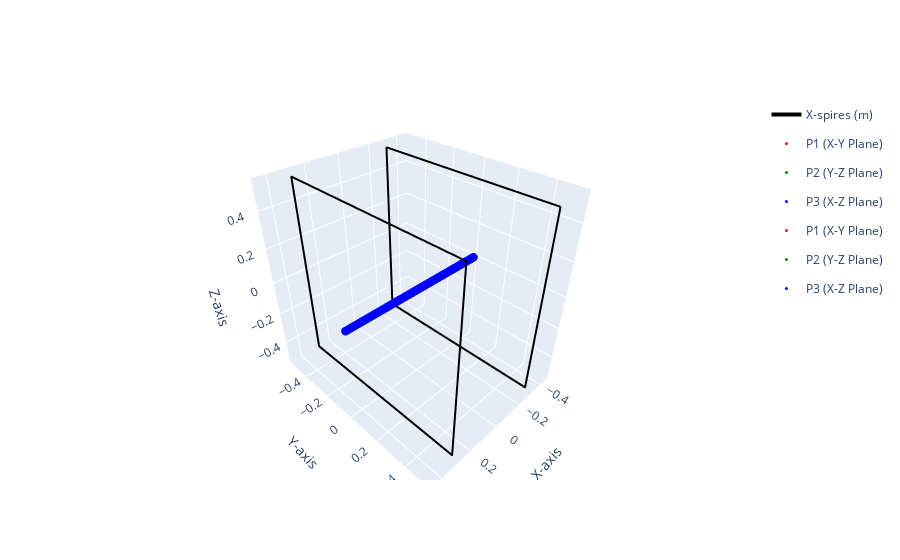

The code cell stored with this chart in its notebook:
### Code cell
# Generar grid
X, Y, Z = sim.generate_range([-1.5*(np.sum(X_coil.h)/2), 1.5*(np.sum(X_coil.h)/2)], step_size_x = grid_length_size)

hplot.plot_grid(X, Y, Z, f1)

### Figure 1 — Plotly figure (JSON) as saved in the notebook; plotly's stock layout.template omitted (floating-point values rounded to 4 significant figures; data arrays with more than 128 entries replaced by an {"elided": "..."} marker saying what was removed)
{"data": [{"legendgroup": "X-spires (m)", "line": {"color": "black", "width": 4}, "mode": "lines", "name": "X-spires (m)", "showlegend": true, "type": "scatter3d", "x": {"elided": "400 float values"}, "y": {"elided": "400 float values"}, "z": {"elided": "400 float values"}}, {"legendgroup": "X-spires (m)", "line": {"color": "black", "width": 4}, "mode": "lines", "showlegend": false, "type": "scatter3d", "x": {"elided": "400 float values"}, "y": {"elided": "400 float values"}, "z": {"elided": "400 float values"}}, {"marker": {"color": "red", "size": 3}, "mode": "markers", "name": "P1 (X-Y Plane)", "type": "scatter3d", "x": [-0.295, -0.285, -0.275, -0.265, -0.255, -0.245, -0.235, -0.225, -0.215, -0.205, -0.195, -0.185, -0.175, -0.165, -0.155, -0.145, -0.135, -0.125, -0.115, -0.105, -0.095, -0.085, -0.075, -0.065, -0.055, -0.045, -0.035, -0.025, -0.015, -0.005, 0, 0.005, 0.015, 0.025, 0.035, 0.045, 0.055, 0.065, 0.075, 0.085, 0.095, 0.105, 0.115, 0.125, 0.135, 0.145, 0.155, 0.165, 0.175, 0.185, 0.195, 0.205, 0.215, 0.225, 0.235, 0.245, 0.255, 0.265, 0.275, 0.285, 0.295, 0.295], "y": [0, 0, 0, 0, 0, 0, 0, 0, 0, 0, 0, 0, 0, 0, 0, 0, 0, 0, 0, 0, 0, 0, 0, 0, 0, 0, 0, 0, 0, 0, 0, 0, 0, 0, 0, 0, 0, 0, 0, 0, 0, 0, 0, 0, 0, 0, 0, 0, 0, 0, 0, 0, 0, 0, 0, 0, 0, 0, 0, 0, 0, 0], "z": [0, 0, 0, 0, 0, 0, 0, 0, 0, 0, 0, 0, 0, 0, 0, 0, 0, 0, 0, 0, 0, 0, 0, 0, 0, 0, 0, 0, 0, 0, 0, 0, 0, 0, 0, 0, 0, 0, 0, 0, 0, 0, 0, 0, 0, 0, 0, 0, 0, 0, 0, 0, 0, 0, 0, 0, 0, 0, 0, 0, 0, 0]}, {"marker": {"color": "green", "size": 3}, "mode": "markers", "name": "P2 (Y-Z Plane)", "type": "scatter3d", "x": [0], "y": [0], "z": [0]}, {"marker": {"color": "blue", "size": 3}, "mode": "markers", "name": "P3 (X-Z Plane)", "type": "scatter3d", "x": [-0.295, -0.285, -0.275, -0.265, -0.255, -0.245, -0.235, -0.225, -0.215, -0.205, -0.195, -0.185, -0.175, -0.165, -0.155, -0.145, -0.135, -0.125, -0.115, -0.105, -0.095, -0.085, -0.075, -0.065, -0.055, -0.045, -0.035, -0.025, -0.015, -0.005, 0, 0.005, 0.015, 0.025, 0.035, 0.045, 0.055, 0.065, 0.075, 0.085, 0.095, 0.105, 0.115, 0.125, 0.135, 0.145, 0.155, 0.165, 0.175, 0.185, 0.195, 0.205, 0.215, 0.225, 0.235, 0.245, 0.255, 0.265, 0.275, 0.285, 0.295, 0.295], "y": [0, 0, 0, 0, 0, 0, 0, 0, 0, 0, 0, 0, 0, 0, 0, 0, 0, 0, 0, 0, 0, 0, 0, 0, 0, 0, 0, 0, 0, 0, 0, 0, 0, 0, 0, 0, 0, 0, 0, 0, 0, 0, 0, 0, 0, 0, 0, 0, 0, 0, 0, 0, 0, 0, 0, 0, 0, 0, 0, 0, 0, 0], "z": [0, 0, 0, 0, 0, 0, 0, 0, 0, 0, 0, 0, 0, 0, 0, 0, 0, 0, 0, 0, 0, 0, 0, 0, 0, 0, 0, 0, 0, 0, 0, 0, 0, 0, 0, 0, 0, 0, 0, 0, 0, 0, 0, 0, 0, 0, 0, 0, 0, 0, 0, 0, 0, 0, 0, 0, 0, 0, 0, 0, 0, 0]}, {"marker": {"color": "red", "size": 3}, "mode": "markers", "name": "P1 (X-Y Plane)", "type": "scatter3d", "x": [-0.4425, -0.4325, -0.4225, -0.4125, -0.4025, -0.3925, -0.3825, -0.3725, -0.3625, -0.3525, -0.3425, -0.3325, -0.3225, -0.3125, -0.3025, -0.2925, -0.2825, -0.2725, -0.2625, -0.2525, -0.2425, -0.2325, -0.2225, -0.2125, -0.2025, -0.1925, -0.1825, -0.1725, -0.1625, -0.1525, -0.1425, -0.1325, -0.1225, -0.1125, -0.1025, -0.0925, -0.0825, -0.0725, -0.0625, -0.0525, -0.0425, -0.0325, -0.0225, -0.0125, -0.0025, 0, 0.0075, 0.0175, 0.0275, 0.0375, 0.0475, 0.0575, 0.0675, 0.0775, 0.0875, 0.0975, 0.1075, 0.1175, 0.1275, 0.1375, 0.1475, 0.1575, 0.1675, 0.1775, 0.1875, 0.1975, 0.2075, 0.2175, 0.2275, 0.2375, 0.2475, 0.2575, 0.2675, 0.2775, 0.2875, 0.2975, 0.3075, 0.3175, 0.3275, 0.3375, 0.3475, 0.3575, 0.3675, 0.3775, 0.3875, 0.3975, 0.4075, 0.4175, 0.4275, 0.4375, 0.4425, 0.4475], "y": [0, 0, 0, 0, 0, 0, 0, 0, 0, 0, 0, 0, 0, 0, 0, 0, 0, 0, 0, 0, 0, 0, 0, 0, 0, 0, 0, 0, 0, 0, 0, 0, 0, 0, 0, 0, 0, 0, 0, 0, 0, 0, 0, 0, 0, 0, 0, 0, 0, 0, 0, 0, 0, 0, 0, 0, 0, 0, 0, 0, 0, 0, 0, 0, 0, 0, 0, 0, 0, 0, 0, 0, 0, 0, 0, 0, 0, 0, 0, 0, 0, 0, 0, 0, 0, 0, 0, 0, 0, 0, 0, 0], "z": [0, 0, 0, 0, 0, 0, 0, 0, 0, 0, 0, 0, 0, 0, 0, 0, 0, 0, 0, 0, 0, 0, 0, 0, 0, 0, 0, 0, 0, 0, 0, 0, 0, 0, 0, 0, 0, 0, 0, 0, 0, 0, 0, 0, 0, 0, 0, 0, 0, 0, 0, 0, 0, 0, 0, 0, 0, 0, 0, 0, 0, 0, 0, 0, 0, 0, 0, 0, 0, 0, 0, 0, 0, 0, 0, 0, 0, 0, 0, 0, 0, 0, 0, 0, 0, 0, 0, 0, 0, 0, 0, 0]}, {"marker": {"color": "green", "size": 3}, "mode": "markers", "name": "P2 (Y-Z Plane)", "type": "scatter3d", "x": [0], "y": [0], "z": [0]}, {"marker": {"color": "blue", "size": 3}, "mode": "markers", "name": "P3 (X-Z Plane)", "type": "scatter3d", "x": [-0.4425, -0.4325, -0.4225, -0.4125, -0.4025, -0.3925, -0.3825, -0.3725, -0.3625, -0.3525, -0.3425, -0.3325, -0.3225, -0.3125, -0.3025, -0.2925, -0.2825, -0.2725, -0.2625, -0.2525, -0.2425, -0.2325, -0.2225, -0.2125, -0.2025, -0.1925, -0.1825, -0.1725, -0.1625, -0.1525, -0.1425, -0.1325, -0.1225, -0.1125, -0.1025, -0.0925, -0.0825, -0.0725, -0.0625, -0.0525, -0.0425, -0.0325, -0.0225, -0.0125, -0.0025, 0, 0.0075, 0.0175, 0.0275, 0.0375, 0.0475, 0.0575, 0.0675, 0.0775, 0.0875, 0.0975, 0.1075, 0.1175, 0.1275, 0.1375, 0.1475, 0.1575, 0.1675, 0.1775, 0.1875, 0.1975, 0.2075, 0.2175, 0.2275, 0.2375, 0.2475, 0.2575, 0.2675, 0.2775, 0.2875, 0.2975, 0.3075, 0.3175, 0.3275, 0.3375, 0.3475, 0.3575, 0.3675, 0.3775, 0.3875, 0.3975, 0.4075, 0.4175, 0.4275, 0.4375, 0.4425, 0.4475], "y": [0, 0, 0, 0, 0, 0, 0, 0, 0, 0, 0, 0, 0, 0, 0, 0, 0, 0, 0, 0, 0, 0, 0, 0, 0, 0, 0, 0, 0, 0, 0, 0, 0, 0, 0, 0, 0, 0, 0, 0, 0, 0, 0, 0, 0, 0, 0, 0, 0, 0, 0, 0, 0, 0, 0, 0, 0, 0, 0, 0, 0, 0, 0, 0, 0, 0, 0, 0, 0, 0, 0, 0, 0, 0, 0, 0, 0, 0, 0, 0, 0, 0, 0, 0, 0, 0, 0, 0, 0, 0, 0, 0], "z": [0, 0, 0, 0, 0, 0, 0, 0, 0, 0, 0, 0, 0, 0, 0, 0, 0, 0, 0, 0, 0, 0, 0, 0, 0, 0, 0, 0, 0, 0, 0, 0, 0, 0, 0, 0, 0, 0, 0, 0, 0, 0, 0, 0, 0, 0, 0, 0, 0, 0, 0, 0, 0, 0, 0, 0, 0, 0, 0, 0, 0, 0, 0, 0, 0, 0, 0, 0, 0, 0, 0, 0, 0, 0, 0, 0, 0, 0, 0, 0, 0, 0, 0, 0, 0, 0, 0, 0, 0, 0, 0, 0]}], "layout": {"scene": {"xaxis": {"title": {"text": "X-axis"}}, "yaxis": {"title": {"text": "Y-axis"}}, "zaxis": {"title": {"text": "Z-axis"}}}}}
